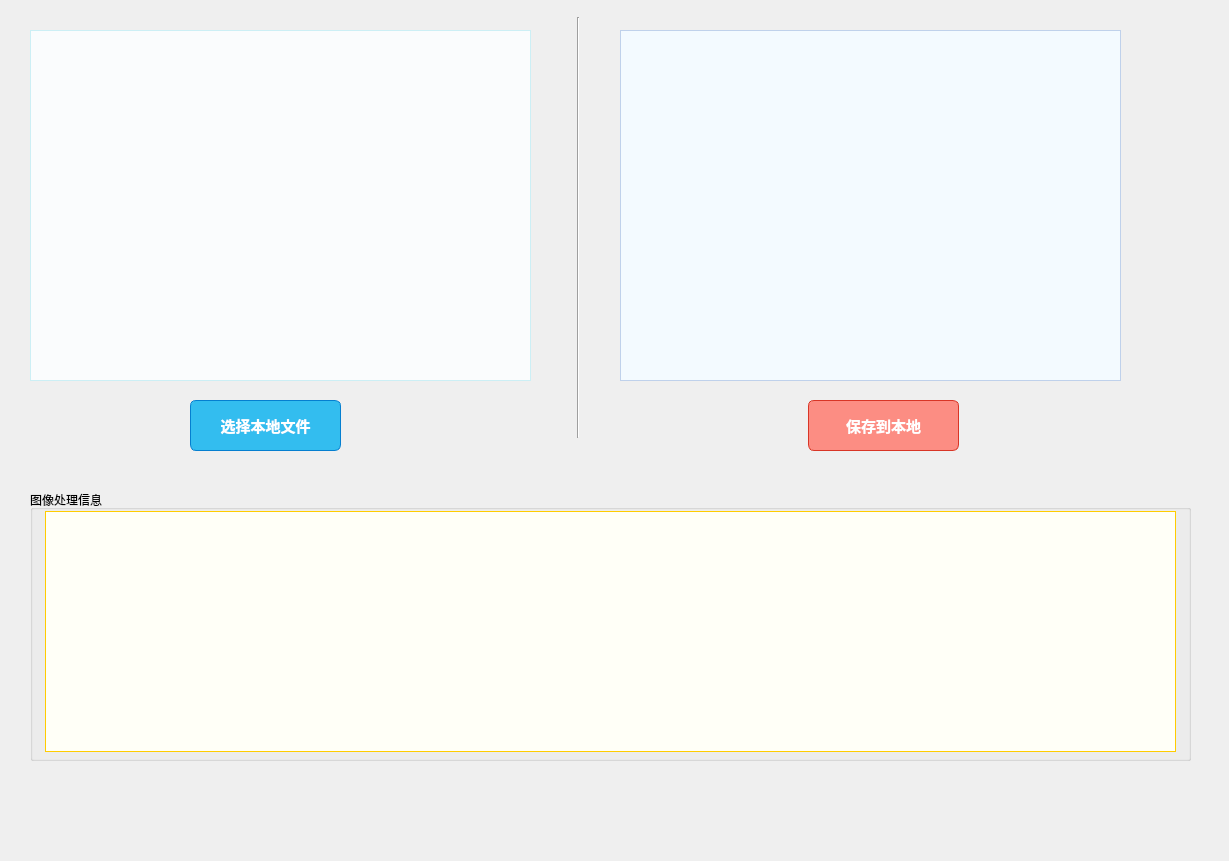
<?xml version="1.0" encoding="UTF-8"?>
<ui version="4.0">
 <class>Form</class>
 <widget class="QWidget" name="Form">
  <property name="geometry">
   <rect>
    <x>0</x>
    <y>0</y>
    <width>1229</width>
    <height>861</height>
   </rect>
  </property>
  <property name="windowTitle">
   <string>Form</string>
  </property>
  <widget class="QWidget" name="widget" native="true">
   <property name="geometry">
    <rect>
     <x>30</x>
     <y>30</y>
     <width>501</width>
     <height>351</height>
    </rect>
   </property>
   <property name="styleSheet">
    <string notr="true"> border:1px solid #cceff5;background:#fafcfd
</string>
   </property>
  </widget>
  <widget class="QPushButton" name="pushButton">
   <property name="geometry">
    <rect>
     <x>190</x>
     <y>400</y>
     <width>151</width>
     <height>51</height>
    </rect>
   </property>
   <property name="styleSheet">
    <string notr="true">.QPushButton {
	box-shadow: 0px 1px 0px 0px #f0f7fa;
	background:linear-gradient(to bottom, #33bdef 5%, #019ad2 100%);
	background-color:#33bdef;
	border-radius:6px;
	border:1px solid #057fd0;
	display:inline-block;
	cursor:pointer;
	color:#ffffff;
	font-family:Arial;
	font-size:15px;
	font-weight:bold;
	padding:6px 24px;
	text-decoration:none;
	text-shadow:0px -1px 0px #5b6178;
}
.QPushButton:hover {
	background:linear-gradient(to bottom, #019ad2 5%, #33bdef 100%);
	background-color:#019ad2;
}
.QPushButton:active {
	position:relative;
	top:1px;
}</string>
   </property>
   <property name="text">
    <string>选择本地文件</string>
   </property>
  </widget>
  <widget class="Line" name="line">
   <property name="geometry">
    <rect>
     <x>570</x>
     <y>17</y>
     <width>16</width>
     <height>421</height>
    </rect>
   </property>
   <property name="orientation">
    <enum>Qt::Vertical</enum>
   </property>
  </widget>
  <widget class="QWidget" name="widget_2" native="true">
   <property name="geometry">
    <rect>
     <x>620</x>
     <y>30</y>
     <width>501</width>
     <height>351</height>
    </rect>
   </property>
   <property name="styleSheet">
    <string notr="true"> border:1px solid #bfd1eb;background:#f3faff
</string>
   </property>
  </widget>
  <widget class="QPushButton" name="pushButton_2">
   <property name="geometry">
    <rect>
     <x>808</x>
     <y>400</y>
     <width>151</width>
     <height>51</height>
    </rect>
   </property>
   <property name="styleSheet">
    <string notr="true">.QPushButton {
	box-shadow:inset 0px 1px 0px 0px #f7c5c0;
	background:linear-gradient(to bottom, #fc8d83 5%, #e4685d 100%);
	background-color:#fc8d83;
	border-radius:6px;
	border:1px solid #d83526;
	display:inline-block;
	cursor:pointer;
	color:#ffffff;
	font-family:Arial;
	font-size:15px;
	font-weight:bold;
	padding:6px 24px;
	text-decoration:none;
	text-shadow:0px 1px 0px #b23e35;
}
.QPushButton:hover {
	background:linear-gradient(to bottom, #e4685d 5%, #fc8d83 100%);
	background-color:#e4685d;
}
.QPushButton:active {
	position:relative;
	top:1px;
}

      </string>
   </property>
   <property name="text">
    <string>保存到本地</string>
   </property>
  </widget>
  <widget class="QGroupBox" name="groupBox">
   <property name="geometry">
    <rect>
     <x>30</x>
     <y>490</y>
     <width>1161</width>
     <height>271</height>
    </rect>
   </property>
   <property name="title">
    <string>图像处理信息</string>
   </property>
   <widget class="QTextEdit" name="textEdit">
    <property name="geometry">
     <rect>
      <x>15</x>
      <y>21</y>
      <width>1131</width>
      <height>241</height>
     </rect>
    </property>
    <property name="styleSheet">
     <string notr="true"> border:1px solid #ffcc00;background:#fffff7
</string>
    </property>
   </widget>
  </widget>
 </widget>
 <resources/>
 <connections/>
</ui>
